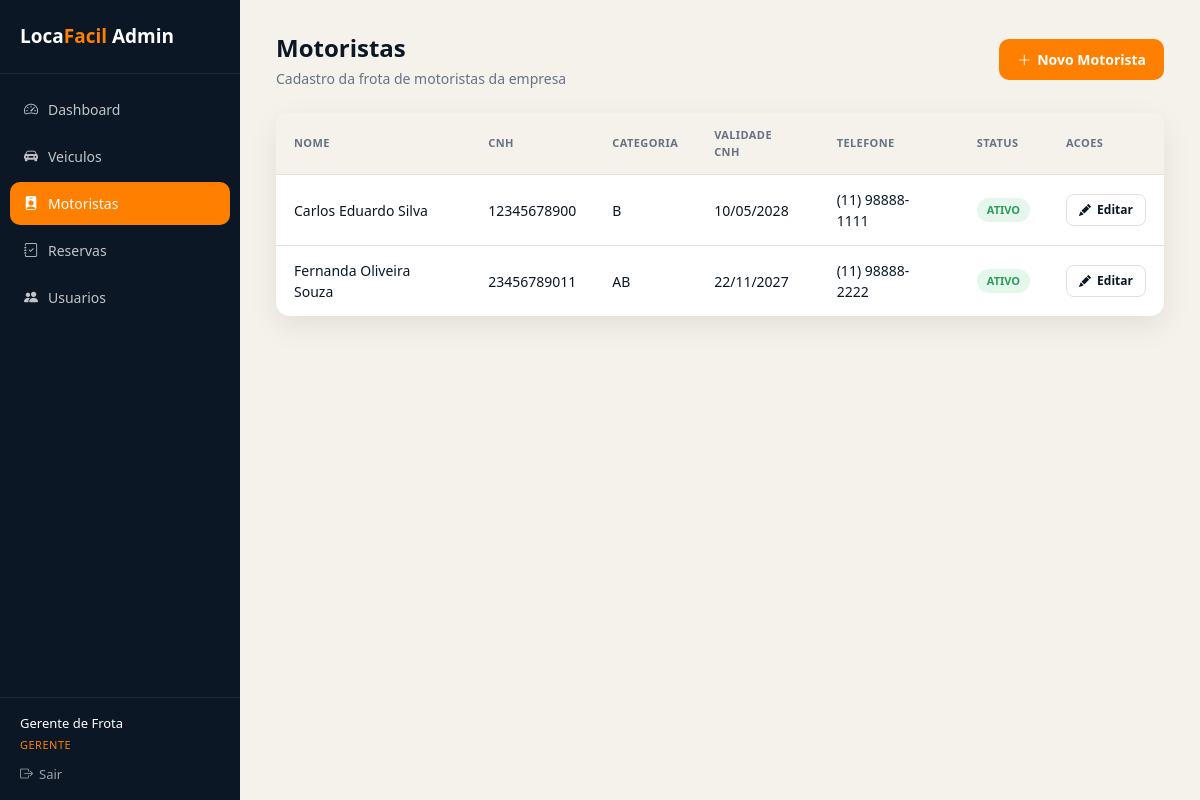
Screenshot of /admin/motoristas.php (signed in) with the database file from the repository.
### tables this page shows
CREATE TABLE IF NOT EXISTS motoristas (
    id INT AUTO_INCREMENT PRIMARY KEY,
    nome VARCHAR(160) NOT NULL,
    email VARCHAR(320) UNIQUE,
    telefone VARCHAR(24) NOT NULL,
    cnh VARCHAR(20) NOT NULL UNIQUE,
    cnh_categoria VARCHAR(5) NOT NULL,
    cnh_validade DATE NOT NULL,
    situacao ENUM('ativo', 'inativo') DEFAULT 'ativo' NOT NULL,
    createdAt TIMESTAMP DEFAULT CURRENT_TIMESTAMP,
    updatedAt TIMESTAMP DEFAULT CURRENT_TIMESTAMP ON UPDATE CURRENT_TIMESTAMP,
    INDEX idx_situacao_motorista (situacao)
);

### admin/includes/admin_auth.php (called while the page is built, shortened)
<?php
require_once __DIR__ . '/../../includes/db.php';
function getFuncionarioLogado() {
    return [
        'id' => $_SESSION['funcionario_id'],
        'nome' => $_SESSION['funcionario_nome'],
        'cargo' => $_SESSION['funcionario_cargo'],
    ];
}
function temPermissao($modulo, $acao) {
    global $pdo;
    $funcionario = getFuncionarioLogado();
    $colunas = [
        'ver' => 'pode_ver',
        'criar' => 'pode_criar',
        'editar' => 'pode_editar',
        'deletar' => 'pode_deletar',
    ];
    $coluna = $colunas[$acao];
    $stmt = $pdo->prepare("SELECT $coluna FROM funcionario_permissoes WHERE funcionarioId = ? AND modulo = ?");
    $stmt->execute([$funcionario['id'], $modulo]);
    $row = $stmt->fetch();
    return $row && (bool) $row[$coluna];
}
?>

### admin/motoristas.php (the view, shortened to what this page needs)
<?php
require_once __DIR__ . '/includes/admin_auth.php';
if (temPermissao('motoristas', 'criar')) {
    $acaoTopo = '<a href="motorista_form.php" class="btn-primary"><i class="bi bi-plus-lg"></i> Novo Motorista</a>';
}
$motoristas = $pdo->query("SELECT * FROM motoristas ORDER BY nome")->fetchAll();
require __DIR__ . '/includes/layout_topo.php';
?>
<div class="tabela-card">
    <?php if (empty($motoristas)): ?>
        <div class="sem-dados">Nenhum motorista cadastrado ainda.</div>
    <?php else: ?>
    <table>
        <thead>
            <tr>
                <th>Nome</th>
                <th>CNH</th>
                <th>Categoria</th>
                <th>Validade CNH</th>
                <th>Telefone</th>
                <th>Status</th>
                <th>Acoes</th>
            </tr>
        </thead>
        <tbody>
            <?php foreach ($motoristas as $m): ?>
            <tr>
                <td><?php echo htmlspecialchars($m['nome']); ?></td>
                <td><?php echo htmlspecialchars($m['cnh']); ?></td>
                <td><?php echo htmlspecialchars($m['cnh_categoria']); ?></td>
                <td><?php echo htmlspecialchars(date('d/m/Y', strtotime($m['cnh_validade']))); ?></td>
                <td><?php echo htmlspecialchars($m['telefone']); ?></td>
                <td><span class="badge <?php echo $m['situacao'] === 'ativo' ? 'ativo' : 'inativo'; ?>"><?php echo htmlspecialchars($m['situacao']); ?></span></td>
                <td>
                    <div class="acoes-tabela">
                        <?php if (temPermissao('motoristas', 'editar')): ?>
                            <a href="motorista_form.php?id=<?php echo $m['id']; ?>" class="btn-secondary btn-sm"><i class="bi bi-pencil-fill"></i> Editar</a>
                        <?php endif; ?>
                    </div>
                </td>
            </tr>
            <?php endforeach; ?>
        </tbody>
    </table>
    <?php endif; ?>
</div>
<?php require __DIR__ . '/includes/layout_rodape.php'; ?>

### admin/css/admin.css (style rules this page uses)
* { margin: 0; padding: 0; box-sizing: border-box; }
:root { --primary: #ff7f00; --primary-dark: #e66e00; --dark: #0b1725; --dark-soft: #1a2a3e; --light: #f5f2eb; --white: #ffffff; --gray: #667283; --gray-light: #e2e0da; --danger: #d64545; --success: #2e9e5b; --shadow: 0 10px 30px rgba(7, 18, 30, 0.08); }
body { font-family: 'Segoe UI', Arial, sans-serif; background: var(--light); color: var(--dark); line-height: 1.5; }
a { text-decoration: none; color: inherit; }
.btn-primary, .btn-secondary, .btn-danger { display: inline-flex; align-items: center; gap: 6px; padding: 10px 18px; border-radius: 10px; border: none; cursor: pointer; font-size: 14px; font-weight: 600; transition: all 0.2s; }
.btn-primary { background: var(--primary); color: var(--white); }
.btn-secondary { background: var(--white); color: var(--dark); border: 1px solid var(--gray-light); }
.btn-sm { padding: 6px 12px; font-size: 12px; border-radius: 8px; }
.tabela-card { background: var(--white); border-radius: 14px; box-shadow: var(--shadow); overflow: hidden; }
table { width: 100%; border-collapse: collapse; }
thead { background: var(--light); }
th, td { text-align: left; padding: 14px 18px; font-size: 14px; border-bottom: 1px solid var(--gray-light); }
th { color: var(--gray); font-weight: 600; text-transform: uppercase; font-size: 11px; letter-spacing: 0.4px; }
tbody tr:last-child td { border-bottom: none; }
.acoes-tabela { display: flex; gap: 6px; flex-wrap: wrap; }
.badge { display: inline-block; padding: 4px 10px; border-radius: 20px; font-size: 11px; font-weight: 600; text-transform: uppercase; }
.badge.ativo { background: #e5f6ec; color: var(--success); }

### rows the page displays
motoristas: nome "Carlos Eduardo Silva", cnh "12345678900", cnh_categoria "B", cnh_validade "10/05/2028", telefone "(11) 98888-1111", situacao "ATIVO"
motoristas: nome "Fernanda Oliveira Souza", cnh "23456789011", cnh_categoria "AB", cnh_validade "22/11/2027", telefone "(11) 98888-2222", situacao "ATIVO"

### other values shown
$funcionario['nome'] "Gerente de Frota"
$funcionario['cargo'] "GERENTE"
$tituloPagina "Motoristas"
$subtituloPagina "Cadastro da frota de motoristas da empresa"
